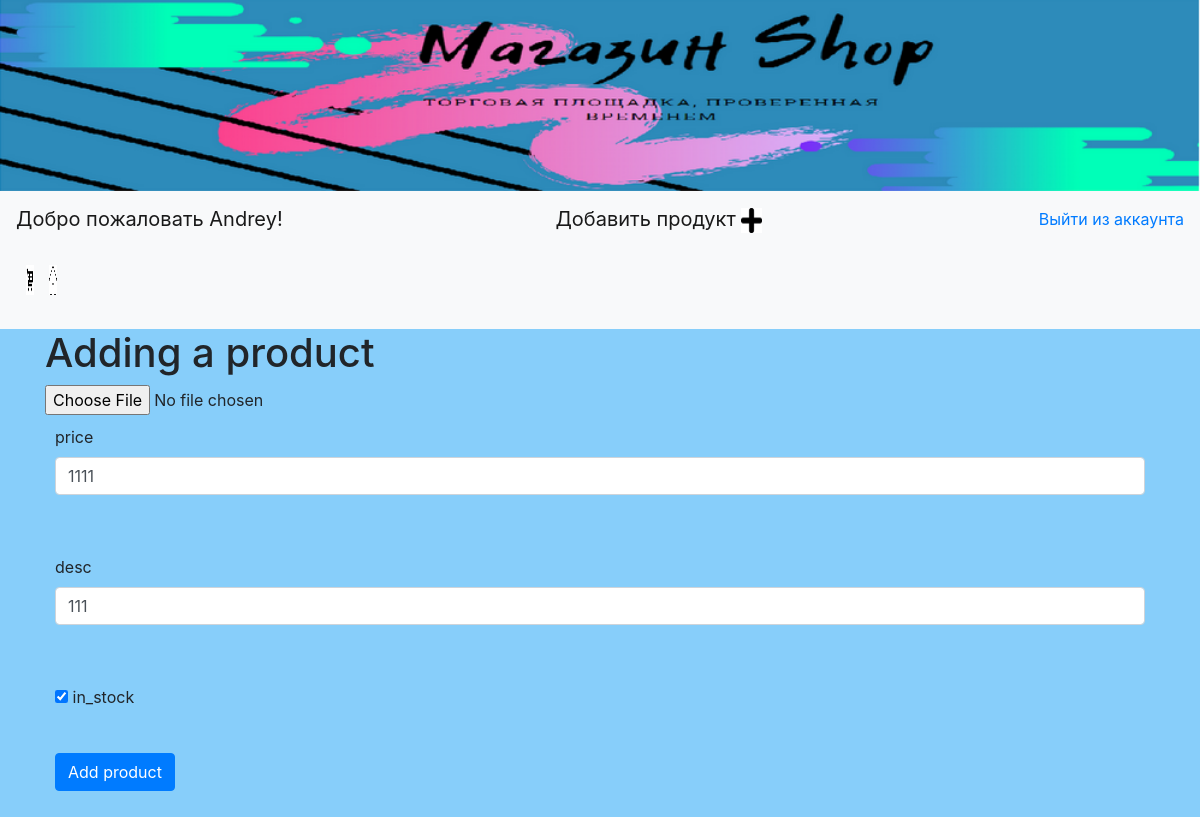
Page /edit_product/5 (signed in) on the committed database.
### data/users.py (models this page shows, shortened)
class User(SqlAlchemyBase, UserMixin):
    __tablename__ = 'users'
    id = sqlalchemy.Column(sqlalchemy.Integer,
                           primary_key=True, autoincrement=True)
    surname = sqlalchemy.Column(sqlalchemy.String, nullable=True)
    name = sqlalchemy.Column(sqlalchemy.String, nullable=True)
    age = sqlalchemy.Column(sqlalchemy.Integer, nullable=True)
    address = sqlalchemy.Column(sqlalchemy.String, nullable=True)
    email = sqlalchemy.Column(sqlalchemy.String,
                              index=True, unique=True, nullable=True)
    basket = sqlalchemy.Column(sqlalchemy.String)
    hashed_password = sqlalchemy.Column(sqlalchemy.String, nullable=True)
    modified_date = sqlalchemy.Column(sqlalchemy.DateTime,
                                      default=datetime.datetime.now)
    product = orm.relation("Product", back_populates='user')

### data/products.py (models this page shows)
class Product(SqlAlchemyBase, UserMixin):
    __tablename__ = 'products'
    id = sqlalchemy.Column(sqlalchemy.Integer,
                           primary_key=True, autoincrement=True)
    img = sqlalchemy.Column(sqlalchemy.Text, nullable=True)
    price = sqlalchemy.Column(sqlalchemy.Integer, nullable=True)
    desc = sqlalchemy.Column(sqlalchemy.String, nullable=True)
    in_stock = sqlalchemy.Column(sqlalchemy.Boolean, nullable=True)
    user_id = sqlalchemy.Column(sqlalchemy.Integer, sqlalchemy.ForeignKey("users.id"))
    modified_date = sqlalchemy.Column(sqlalchemy.DateTime,
                                      default=datetime.datetime.now)
    user = orm.relation('User')

### main.py (the view, shortened to what this page needs)
@app.route('/edit_product/<id>', methods=['GET', 'POST'])
def edit(id):
    form = CreateForm()
    if request.method == 'GET':
        db_sess = db_session.create_session()
        prds = db_sess.query(Product).filter(Product.id == id,
                                             Product.user_id == current_user.id
                                             ).first()
        if prds:
            form.price.data = prds.price
            form.desc.data = prds.desc
            form.in_stock.data = prds.in_stock
        else:
            abort(404)
    return render_template('product.html', title='Добавление товара',
                           form=form)

### forms/product.py
class CreateForm(FlaskForm):
    img = FileField('image')
    price = IntegerField('price')
    desc = StringField('desc')
    in_stock = BooleanField('in_stock')
    submit = SubmitField('Add product')

### data/db_session.py (called while the page is built)
def create_session() -> Session:
    global __factory
    return __factory()

### main.py (called while the page is built)
@login_manager.user_loader
def load_user(user_id):
    db_sess = db_session.create_session()
    return db_sess.query(User).get(user_id)

### templates/product.html (shortened to what this page needs)
{% extends "base.html" %}
{% block content %}
<h1>Adding a product</h1>
<form action="" method="post" enctype=multipart/form-data>
    <input type=file name="fl">
    <p>
        {{ form.price.label }}<br>
        {{ form.price(class="form-control") }}<br>
    </p>
    <p>
        {{ form.desc.label }}<br>
        {{ form.desc(class="form-control") }}<br>
    </p>
    <p>{{ form.in_stock }} {{ form.in_stock.label }}</p>
    <p>{{ form.submit(type="submit", class="btn btn-primary") }}</p>
</form>
{% endblock %}

### templates/base.html (shortened to what this page needs)
<!doctype html>
<html lang="en">
<head>
    <link rel="stylesheet"
          href="https://stackpath.bootstrapcdn.com/bootstrap/4.4.1/css/bootstrap.min.css"
>
</head>
<body style="background-color:LightSkyBlue">
<img src="static/img/title2.PNG" alt=":(" class="responsive" align="center">
<header>
    <nav class="navbar navbar-light bg-light" style="background-color:LightSkyBlue">
        {% if current_user.is_authenticated %}
        <a class="navbar-brand" href="">Добро пожаловать {{ current_user.name }}!</a>
        <a class="navbar-brand" href="/add_product">Добавить продукт <img src="static/img/plus.png" height="25" style="width: 10%"></a>
        <a class="navabar-brand" href="/logout">Выйти из аккаунта</a>
        {% else %}
        <p>
            <a class="btn btn-primary " href="/register">Зарегистрироваться</a>
            <a class="btn btn-success" href="/login">Войти</a>
        </p>
        {% endif %}
    </nav>
</header>
<nav class="navbar navbar-light bg-light">
    <p>
        <a href="/user_basket"> <img src="static/img/basket.jpg" height="30" style="width: 10%"></a>
        <a style="margin: 10px" href="/"><img src="static/img/home.png" height="30" style="width: 10%"></a>
    </p>
</nav>
<main role="main" class="container">
    {% block content %}{% endblock %}
</main>
</body>
</html>

### templates/base.html (style rules this page uses)
p { padding: 10px; }
img { width: 100%; }

### rows in the picture
User: name "Andrey"
Product: price "1111", desc "111", in_stock "☑"
